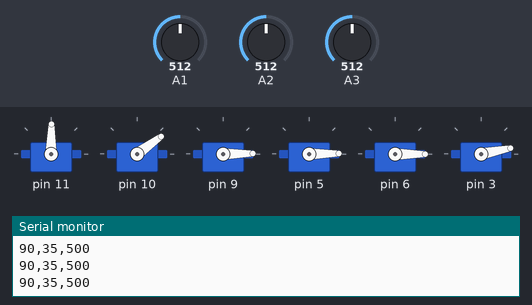
Bench run of a sketch on a simulated Arduino Uno, built with avr-gcc and run on an emulated ATmega328P. Shown: 6 × servo, the last lines printed to the serial monitor. The inputs (shaded band) are chosen by the test bench; at power-on: A1 = 512, A2 = 512, A3 = 512.

Above: at 9.0 s.
9.1 s: A1 set to 900
At 10.05 s:
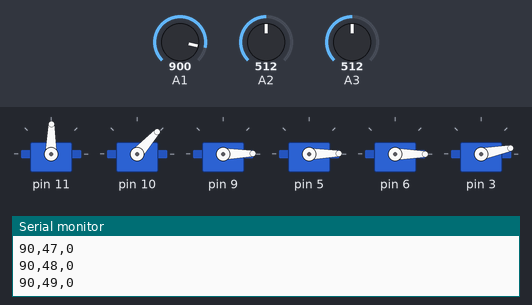
12.1 s: A2 set to 900
At 12.17 s:
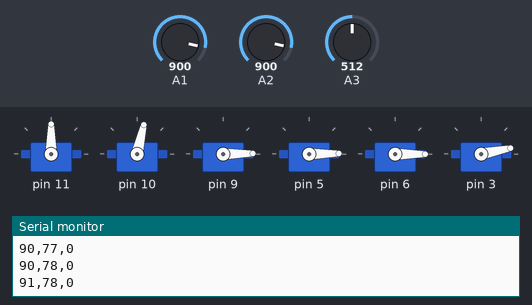
15.1 s: A1 set to 1023
At 15.14 s:
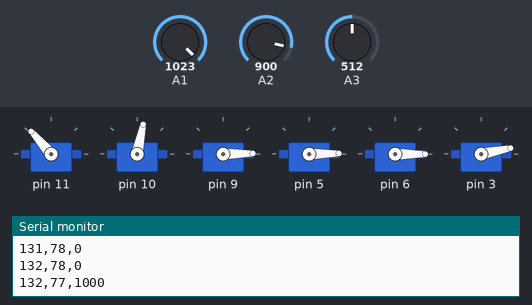
18.1 s: A3 set to 992
21.1 s: A3 set to 1014
At 21.12 s:
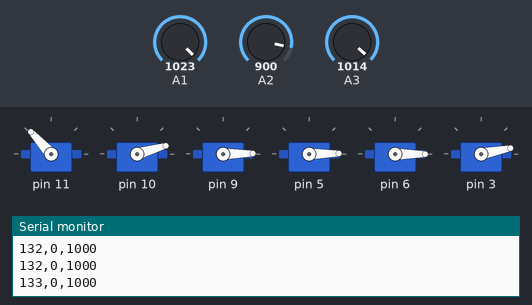
24.1 s: A2 set to 994
27.1 s: A2 set to 1012
Timing chart, 0 to 29.6 s (numbered marks = the images above; inputs shaded):
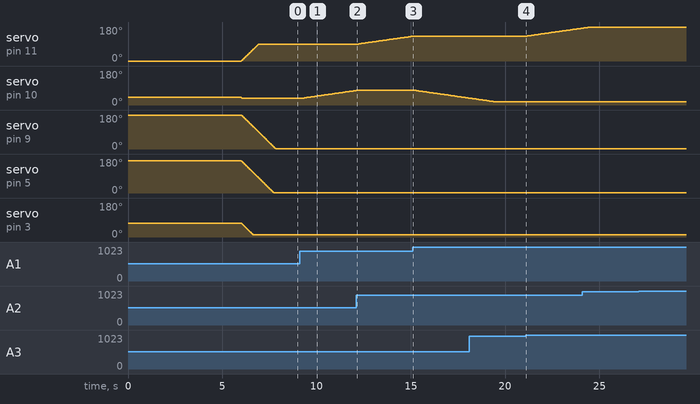

Measured:
- the behaviour switches between 1000 and 1001 on A3 (found by bisection; images 3 and 4)
- after the input at 12.1 s, servo on pin 11: moves from 89° to 131° over 2.9 s, starting after 0.07 s; servo on pin 10: stays 77° (without the input it goes to 78° after 0.07 s)
- after the input at 15.1 s, servo on pin 11: stays 131° (without the input it goes to 132° after 0.04 s)
- after the input at 21.1 s, servo on pin 11: moves from 131° to 174° over 3.0 s, starting at once

The sketch:

Armbert2.0_V2.ino
```cpp
#include <Braccio.h>
#include <Servo.h>

Servo base;
Servo shoulder;
Servo elbow;
Servo wrist_ver;
Servo wrist_rot;
Servo gripper;

int ll0 = 0;     // Light level 0
int ll1 = 100;   // Light level 1
int ll2 = 200;   // Light level 2
int ll3 = 300;   // Light level 3
int ll4 = 400;   // Light level 4
int ll5 = 500;   // Light level 5
int ll6 = 600;   // Light level 6
int ll7 = 700;   // Light level 7
int ll8 = 800;   // Light level 8
int ll9 = 900;   // Light level 9
int llx = 1000;  // Light level 10

int lightLevelA1 = 0;
int lightLevelA2 = 0;
int lightLevelA3 = 0;

int lightA1_Orange_Right = 0;
int lightA2_Blue_Left = 0;
int lightA3_White_UpDown = 0;

int minimumValue = 0;
int maximumValue = 180;

int horizontalRotation = 90;
int verticalRotation = 35;
String comma = ",";
String end = "\n";
String startC = "<";
String endC = ">";

void setup() {
  // Setup serial communication at baudrate 9600 for reading the light sensor
  Serial.begin(9600);
  Braccio.begin();

  moveArm(horizontalRotation, verticalRotation);
}

void loop() {
  // reads the input on analog pin A1
  lightA1_Orange_Right = analogRead(A1);
  lightA2_Blue_Left = analogRead(A2);
  lightA3_White_UpDown = analogRead(A3);

  determineLightLevels();
  determineDirection();

  compileData();
  moveArm(horizontalRotation, verticalRotation);
  delay(50);
}

void compileData() {
  Serial.print(horizontalRotation + comma + verticalRotation + comma + lightLevelA1 + end);  // Only send when moving
}

void determineLightLevels() {
  lightLevelA1 = determineLightLevel(lightA1_Orange_Right);
  lightLevelA2 = determineLightLevel(lightA2_Blue_Left);
  lightLevelA3 = determineLightLevel(lightA3_White_UpDown);
}

int determineLightLevel(int lightValue) {
  int lightLevel = 0;

  if (lightValue - llx > 0 && lightValue - llx < 100) {
    lightLevel = llx;

  } else if (lightValue - ll9 > 0 && lightValue - ll9 < 100) {
    lightLevel = ll9;

  } else if (lightValue - ll8 > 0 && lightValue - ll8 < 100) {
    lightLevel = ll8;

  } else if (lightValue - ll7 > 0 && lightValue - ll7 < 100) {
    lightLevel = ll7;

  } else if (lightValue - ll6 > 0 && lightValue - ll6 < 100) {
    lightLevel = ll6;

  } else if (lightValue - ll5 > 0 && lightValue - ll5 < 100) {
    lightLevel = ll5;

  } else if (lightValue - ll4 > 0 && lightValue - ll4 < 100) {
    lightLevel = ll4;

  } else if (lightValue - ll3 > 0 && lightValue - ll3 < 100) {
    lightLevel = ll3;

  } else if (lightValue - ll2 > 0 && lightValue - ll2 < 100) {
    lightLevel = ll2;

  } else if (lightValue - ll1 > 0 && lightValue - ll1 < 100) {
    lightLevel = ll1;

  } else {
    lightLevel = ll0;
  }

  return lightLevel;
}

void determineDirection() {
  if (lightLevelA1 < lightLevelA2 && lightLevelA1 < lightLevelA3) {
    verticalRotation = increaseValue(verticalRotation);
  } else if (lightLevelA1 > lightLevelA2 && lightLevelA1 > lightLevelA3) {
    verticalRotation = decreaseValue(verticalRotation);
  } else if (lightLevelA3 > lightLevelA2) {
    horizontalRotation = increaseValue(horizontalRotation);
  } else if (lightLevelA3 < lightLevelA2) {
    horizontalRotation = decreaseValue(horizontalRotation);
  }
}

void moveArm(int horizontalValue, int verticalValue) {
  Braccio.ServoMovement(0, horizontalValue, verticalValue, 0, 0, 0, 0);
}

int decreaseValue(int value) {
  if (value > minimumValue) {
    value -= 1;
  }
  return value;
}

int increaseValue(int value) {
  if (value < maximumValue) {
    value += 1;
  }
  return value;
}
```
